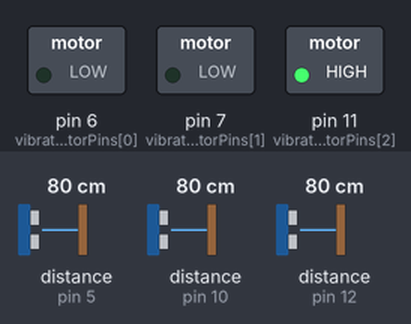
Bench run of a sketch on a simulated Arduino Uno, built with avr-gcc and run on an emulated ATmega328P. On the bench: switched loads named in the sketch (green lamp = pin HIGH). Wiring (inferred from the names in the program): 3 × range finder with pulse-width output: data pin 5 / data pin 10 / data pin 12. Dashed ring = blinking. Inputs (shaded band) come from the test bench; at power-on: distance to the obstacle (sensors on pin 5, pin 10, pin 12) 80 cm. The echo pulse lasts 58.3 µs per cm.

Above: at 1.07 s.
1.3 s: distance to the obstacle (sensor on pin 5) set to 52 cm
4.3 s: distance to the obstacle (sensor on pin 5) set to 45 cm
At 4.85 s:
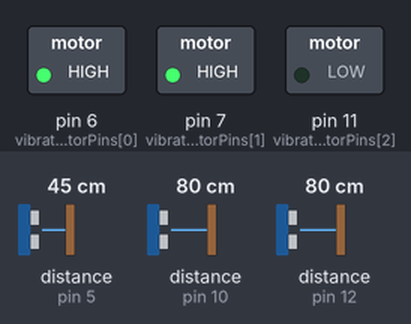
7.3 s: distance to the obstacle (sensor on pin 10) set to 54 cm
10.3 s: distance to the obstacle (sensor on pin 10) set to 45 cm
At 11.27 s:
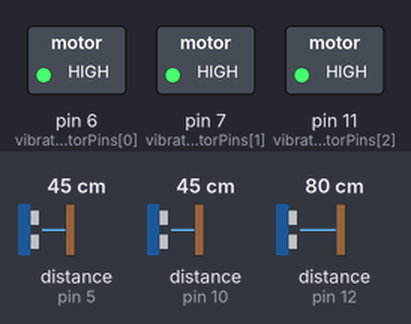
13.3 s: distance to the obstacle (sensor on pin 5) set to 60 cm
At 13.67 s:
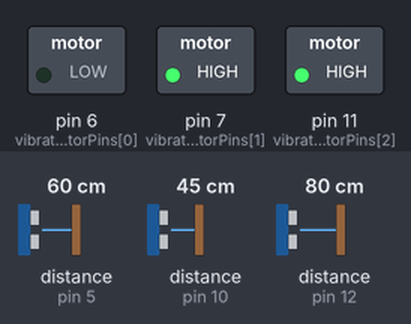
16.3 s: distance to the obstacle (sensor on pin 10) set to 120 cm
At 16.61 s:
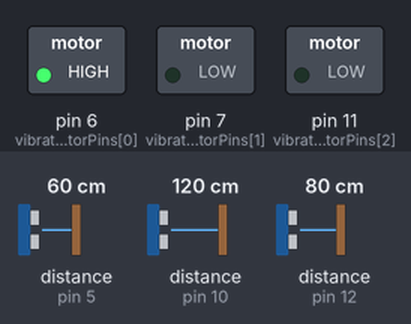
Timing chart, 0 to 20.3 s (numbered marks = the images above; inputs shaded):
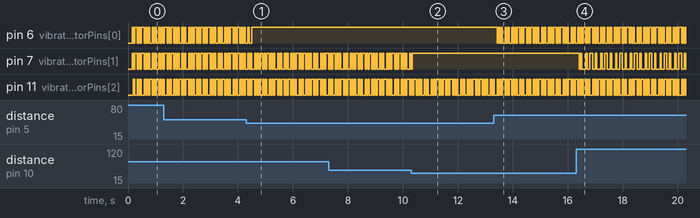

The sketch:

previousCode.ino
```cpp
#include <SimpleTimer.h>
/*This code was forked from github repo
  https://github.com/jhajek/ITMT492-SPRING2015/blob/master/Clothing-Based-Proximity-Sensors-for-the-Visually-Impaired/Final_Embeded/programCode.txt */

#define SIGNIFICANT_DISTANCE 50 // The distance value between vibration levels
#define maxDistance 200 // The maximum distance to consider obstacles
SimpleTimer timer; // Timer to synchronize the frequency of the vibration motors
int sensorsPin[3] = {5, 10, 12}; // Pins for each sensor
int vibrationMotorPins[3] = {6, 7, 11}; // Pins for vibration motors
int distance[3]; // Distances from each sensor
int distanceLevel[3]; // Array of frequencies for each side
int pause[3]; // Variable used to synchronize the frequency of the vibration motors
int pointer; // Variable to iterate sensors between loops

void setup() {
  // Declare the vibration motors as output pins
  for (int i = 0; i < 3; i++)
    pinMode(vibrationMotorPins[i], OUTPUT);
  timer.setInterval(60, vibrateAll); // Set the period of vibrations
}

void loop() {
  pingDistance(pointer++ % 3); // Check the distance of a sensor
  timer.run(); // Vibrate all motors
}

// This function checks all frequencies and vibrates according to the frequency values
void vibrateAll() {
  for (int i = 0; i < 3; i++)
    vibrate(i); // Vibrate each of the three motors
}

// Vibrate if object is inside the maximum distance, acording to the frequency
// Vibrates once and pauses for ((maxDistance / SIGNIFICANT_DISTANCE) - 1) periods, then restarts
void vibrate(int side) {
  if (!tooFar(side)) { // Verify if it is inside the maximum distance
    if (pause[side] == distanceLevel[side]) { // Vibrates once
      digitalWrite(vibrationMotorPins[side], HIGH);
      pause[side]--;
    } else if (pause[side] < distanceLevel[side]) { // Pauses the vibration for the other periods
      digitalWrite(vibrationMotorPins[side], LOW);
      pause[side]--;
    }
    if (pause[side] <= -1 || pause[side] >= distanceLevel[side]) { // Restarts the pause counter
      pause[side] = distanceLevel[side];
    }
  } else { // Power off the motor if there is no obstacle in the maximum distance range
    digitalWrite(vibrationMotorPins[side], LOW);
  }
}


// If change in distance is significant, then set frequency (distanceLevel)
// Trigger each sensor, checks if it is inside the maximum distance range, and define the distanceLevel
void pingDistance(int side) {
  distance[side] =  getDistance(sensorsPin[side]);
  if (!tooFar(side)) {
    distanceLevel[side] = distance[side] / SIGNIFICANT_DISTANCE;
  }
}

// Sends a pulse to the sensor and return the distance in centimeters based on the response time from the sensor
long getDistance(int pingPin) {
  pinMode(pingPin, INPUT);
  long duration = pulseIn(pingPin, HIGH);
  long cm = duration * 2.54 / 147;
  return cm;
}

// Check if ditance to object is irrelevant
bool tooFar(int side) {
  if (distance[side] <= maxDistance && distance[side] > 0) {
    return false;
  }
  return true;
}
```

Measured:
- the behaviour switches between 50 and 49 cm on distance to the obstacle (sensor on pin 5) (found by bisection; images 0 and 1)
- the behaviour switches between 50 and 49 cm on distance to the obstacle (sensor on pin 10) (found by bisection; images 1 and 2)
- after the input at 10.3 s, pin 7 (vibrationMotorPins[1]): goes on until 10.3 s, then stays HIGH
- after the input at 13.3 s, pin 6 (vibrationMotorPins[0]): alternates HIGH for 0.05 s and LOW for 0.05 s, starting after 0.13 s
- after the input at 16.3 s, pin 7 (vibrationMotorPins[1]): HIGH → LOW after 0.12 s, then repeats every 0.54 s: HIGH 0.05 s, LOW 0.15 s, HIGH 0.05 s, LOW 0.10 s, HIGH 0.10 s, LOW 0.10 s
- by itself, pin 7 (vibrationMotorPins[1]), pin 11 (vibrationMotorPins[2]): alternates HIGH for 0.05 s and LOW for 0.05 s
